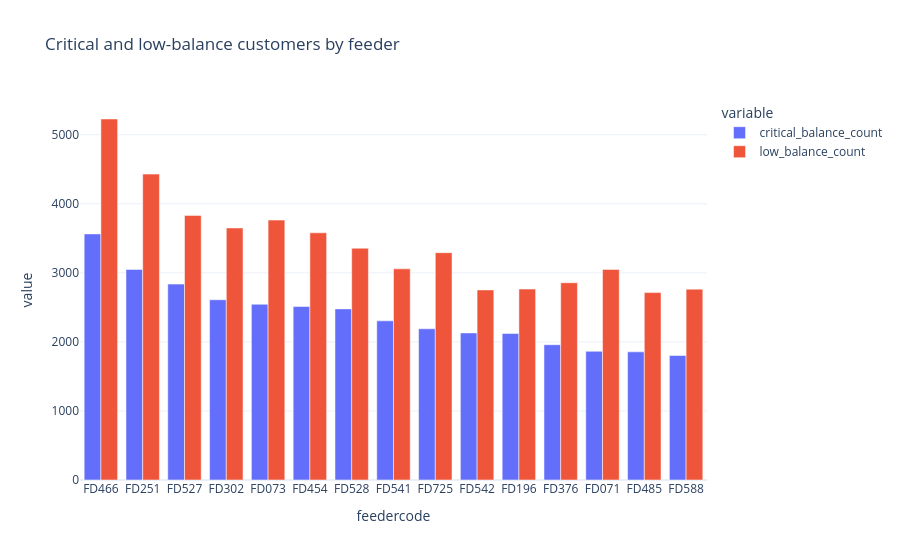

The notebook cell this image was saved under:
### Markdown cell above
## Example analysis: low balance by feeder

### Code cell
# Group the portfolio to see which feeders have the largest concentration of balance risk.
low_balance_by_feeder = (
    consumer_summary.dropna(subset=["feedercode"])
    .groupby("feedercode", dropna=True)
    .agg(
        consumer_count=("consumer_master_id", "size"),
        low_balance_count=("low_balance_flag", lambda s: int(s.fillna(False).sum())),
        critical_balance_count=("critical_balance_flag", lambda s: int(s.fillna(False).sum())),
        average_daily_kwh=("average_daily_kwh", "mean"),
    )
    .reset_index()
)

low_balance_by_feeder = low_balance_by_feeder.sort_values(
    ["critical_balance_count", "low_balance_count", "consumer_count"],
    ascending=[False, False, False],
)

# Show the raw summary table before plotting so it is easy to inspect exact values.
display(low_balance_by_feeder.head(20))

# A grouped bar chart helps compare critical vs broader low-balance exposure by feeder.
fig = px.bar(
    low_balance_by_feeder.head(15),
    x="feedercode",
    y=["critical_balance_count", "low_balance_count"],
    barmode="group",
    title="Critical and low-balance customers by feeder",
)
fig.update_layout(template="plotly_white")
fig.show()

### Figure 1 — Plotly figure (JSON) as saved in the notebook; plotly's stock layout.template omitted (floating-point values rounded to 4 significant figures)
{"data": [{"alignmentgroup": "True", "hovertemplate": "variable=critical_balance_count<br>feedercode=%{x}<br>value=%{y}<extra></extra>", "legendgroup": "critical_balance_count", "marker": {"color": "#636efa", "pattern": {"shape": ""}}, "name": "critical_balance_count", "offsetgroup": "critical_balance_count", "orientation": "v", "showlegend": true, "textposition": "auto", "type": "bar", "x": ["FD466", "FD251", "FD527", "FD302", "FD073", "FD454", "FD528", "FD541", "FD725", "FD542", "FD196", "FD376", "FD071", "FD485", "FD588"], "xaxis": "x", "y": [3564, 3050, 2837, 2610, 2545, 2512, 2478, 2305, 2190, 2130, 2122, 1959, 1864, 1856, 1803], "yaxis": "y"}, {"alignmentgroup": "True", "hovertemplate": "variable=low_balance_count<br>feedercode=%{x}<br>value=%{y}<extra></extra>", "legendgroup": "low_balance_count", "marker": {"color": "#EF553B", "pattern": {"shape": ""}}, "name": "low_balance_count", "offsetgroup": "low_balance_count", "orientation": "v", "showlegend": true, "textposition": "auto", "type": "bar", "x": ["FD466", "FD251", "FD527", "FD302", "FD073", "FD454", "FD528", "FD541", "FD725", "FD542", "FD196", "FD376", "FD071", "FD485", "FD588"], "xaxis": "x", "y": [5228, 4430, 3832, 3650, 3764, 3580, 3357, 3058, 3292, 2753, 2765, 2857, 3050, 2714, 2764], "yaxis": "y"}], "layout": {"barmode": "group", "legend": {"title": {"text": "variable"}, "tracegroupgap": 0}, "title": {"text": "Critical and low-balance customers by feeder"}, "xaxis": {"anchor": "y", "domain": [0, 1], "title": {"text": "feedercode"}}, "yaxis": {"anchor": "x", "domain": [0, 1], "title": {"text": "value"}}}}
